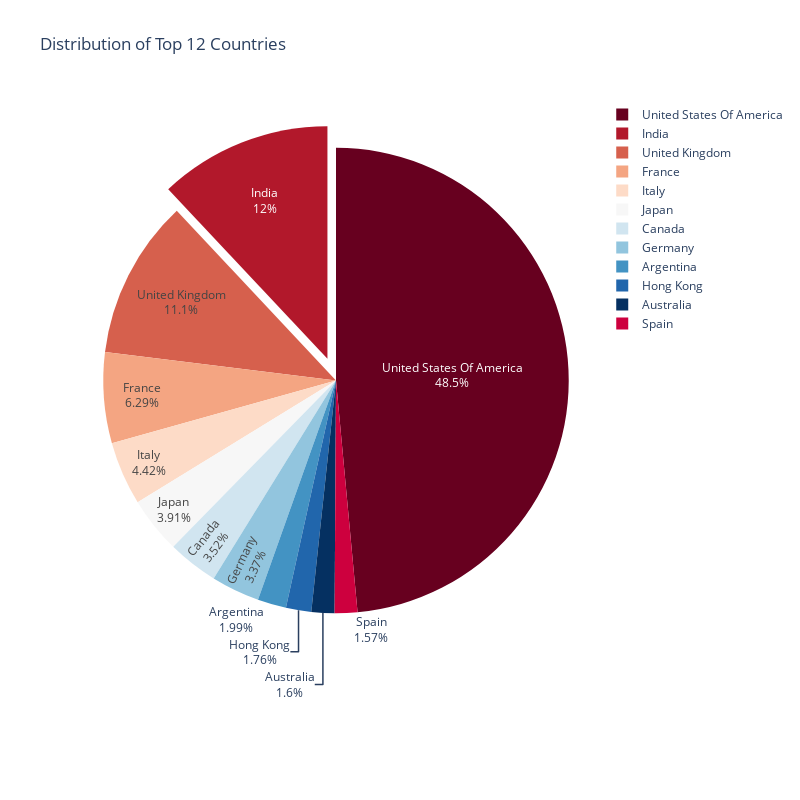

Here is the notebook cell this chart was saved with:
### Code cell
print(f'The proportion of movies for which countries are known: {round(len(df_movies["movie_countries"].dropna().astype(str).apply(lambda x: x.strip()))/len(df_movies["movie_countries"]),3)}')

plt.figure(figsize=(20, 20))
fig = px.pie(
    names=df_countries_exploded_filtered.value_counts().index, 
    values=df_countries_exploded_filtered.value_counts().values, 
    title=f"Distribution of Top {len(df_countries_exploded_filtered.value_counts())} Countries",
    color_discrete_sequence=px.colors.sequential.RdBu
)
fig.update_layout(
    width=800,
    height=800
)
fig.update_traces(textinfo='percent+label', pull=[0, 0.1, 0, 0])
fig.show()

### Figure 1 — Plotly figure (JSON) as saved in the notebook; plotly's stock layout.template omitted (floating-point values rounded to 4 significant figures)
{"data": [{"domain": {"x": [0, 1], "y": [0, 1]}, "hovertemplate": "label=%{label}<br>value=%{value}<extra></extra>", "labels": ["United States Of America", "India", "United Kingdom", "France", "Italy", "Japan", "Canada", "Germany", "Argentina", "Hong Kong", "Australia", "Spain"], "legendgroup": "", "name": "", "pull": [0, 0.1, 0, 0], "showlegend": true, "textinfo": "percent+label", "type": "pie", "values": [35998, 8897, 8206, 4665, 3279, 2902, 2612, 2497, 1475, 1303, 1187, 1167]}], "layout": {"height": 800, "legend": {"tracegroupgap": 0}, "piecolorway": ["rgb(103,0,31)", "rgb(178,24,43)", "rgb(214,96,77)", "rgb(244,165,130)", "rgb(253,219,199)", "rgb(247,247,247)", "rgb(209,229,240)", "rgb(146,197,222)", "rgb(67,147,195)", "rgb(33,102,172)", "rgb(5,48,97)"], "title": {"text": "Distribution of Top 12 Countries"}, "width": 800}}
